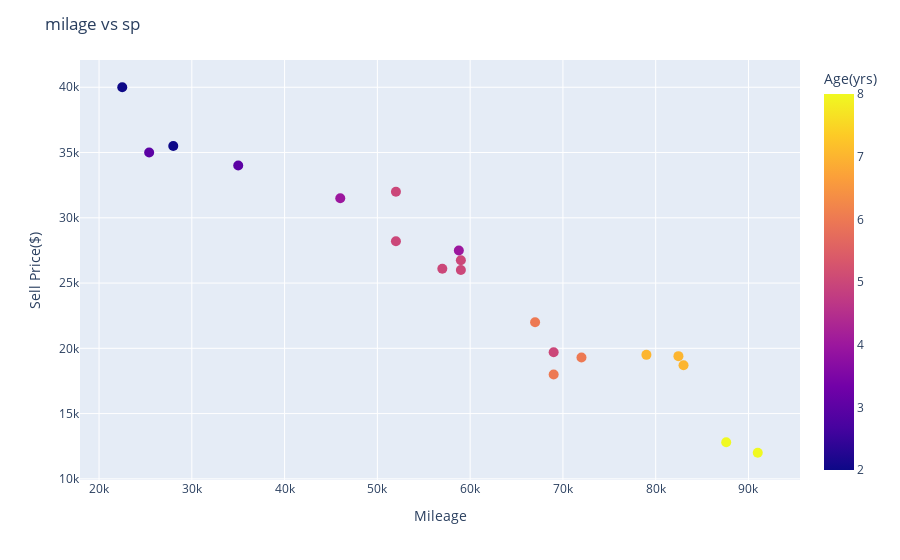

This figure's notebook cell:
### Code cell
import plotly.express as px

# Assuming df is your DataFrame and it contains 'Mileage' and 'Sell Price($)' columns
fig = px.scatter(df, x="Mileage", y="Sell Price($)",color='Age(yrs)')
fig.update_layout(title='milage vs sp')
fig.update_traces(marker_size=10)

fig.show()

### Figure 1 — Plotly figure (JSON) as saved in the notebook; plotly's stock layout.template omitted (floating-point values rounded to 4 significant figures)
{"data": [{"hovertemplate": "Mileage=%{x}<br>Sell Price($)=%{y}<br>Age(yrs)=%{marker.color}<extra></extra>", "legendgroup": "", "marker": {"color": [6, 3, 5, 2, 4, 5, 5, 6, 8, 6, 7, 7, 5, 4, 7, 3, 2, 5, 8, 5], "coloraxis": "coloraxis", "size": 10, "symbol": "circle"}, "mode": "markers", "name": "", "orientation": "v", "showlegend": false, "type": "scatter", "x": [69000, 35000, 57000, 22500, 46000, 59000, 52000, 72000, 91000, 67000, 83000, 79000, 59000, 58780, 82450, 25400, 28000, 69000, 87600, 52000], "xaxis": "x", "y": [18000, 34000, 26100, 40000, 31500, 26750, 32000, 19300, 12000, 22000, 18700, 19500, 26000, 27500, 19400, 35000, 35500, 19700, 12800, 28200], "yaxis": "y"}], "layout": {"coloraxis": {"colorbar": {"title": {"text": "Age(yrs)"}}, "colorscale": [[0, "#0d0887"], [0.1111, "#46039f"], [0.2222, "#7201a8"], [0.3333, "#9c179e"], [0.4444, "#bd3786"], [0.5556, "#d8576b"], [0.6667, "#ed7953"], [0.7778, "#fb9f3a"], [0.8889, "#fdca26"], [1, "#f0f921"]]}, "legend": {"tracegroupgap": 0}, "margin": {"t": 60}, "title": {"text": "milage vs sp"}, "xaxis": {"anchor": "y", "domain": [0, 1], "title": {"text": "Mileage"}}, "yaxis": {"anchor": "x", "domain": [0, 1], "title": {"text": "Sell Price($)"}}}}
